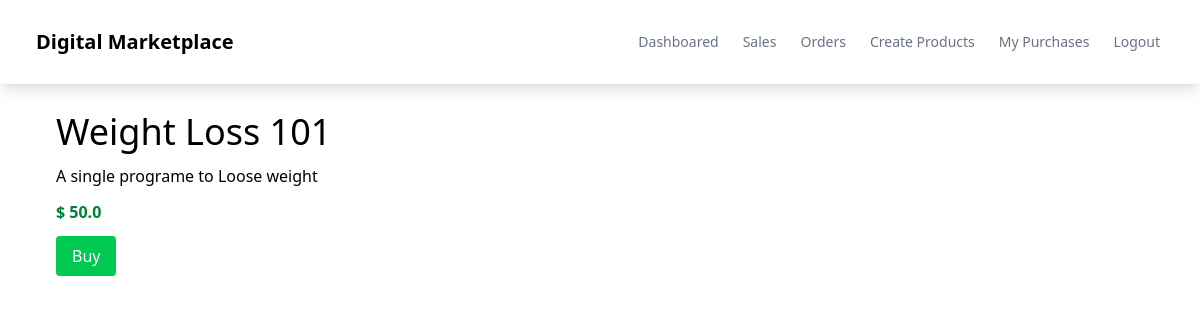
Page /product/1 on the committed database.
### myapp/models.py (models this page shows, shortened)
class Product(models.Model):
    name = models.CharField(max_length=100)
    description = models.CharField(max_length=100)
    price = models.FloatField()
    file = models.FileField(upload_to='uploads')

### myapp/views.py (the view)
# urls.py: path('product/<int:id>',views.detail,name='detail'),
def detail(request,id):
    product = Product.objects.get(id=id)
    return render(request,'myapp/detail.html',{'product':product})

### myapp/templates/myapp/detail.html (shortened to what this page needs)
{% extends 'myapp/base.html' %}
{% block content %}
<div class="flex p-7">
    <div class="pl-7">
        <div class="text-4xl mb-3">{{product.name}}</div>
        <div class="mb-3">{{product.description}}</div>
        <div class="mb-3 text-green-700 font-bold">$ {{product.price}}</div>
        <div>
            <button id="checkout-button" class="bg-green-500 text-white px-4 py-2 rounded-sm">Buy</button>
        </div>
    </div>
</div>
{% endblock content %}

### rows in the picture
Product: name "Weight Loss 101", description "A single programe to Loose weight", price "50.0"
